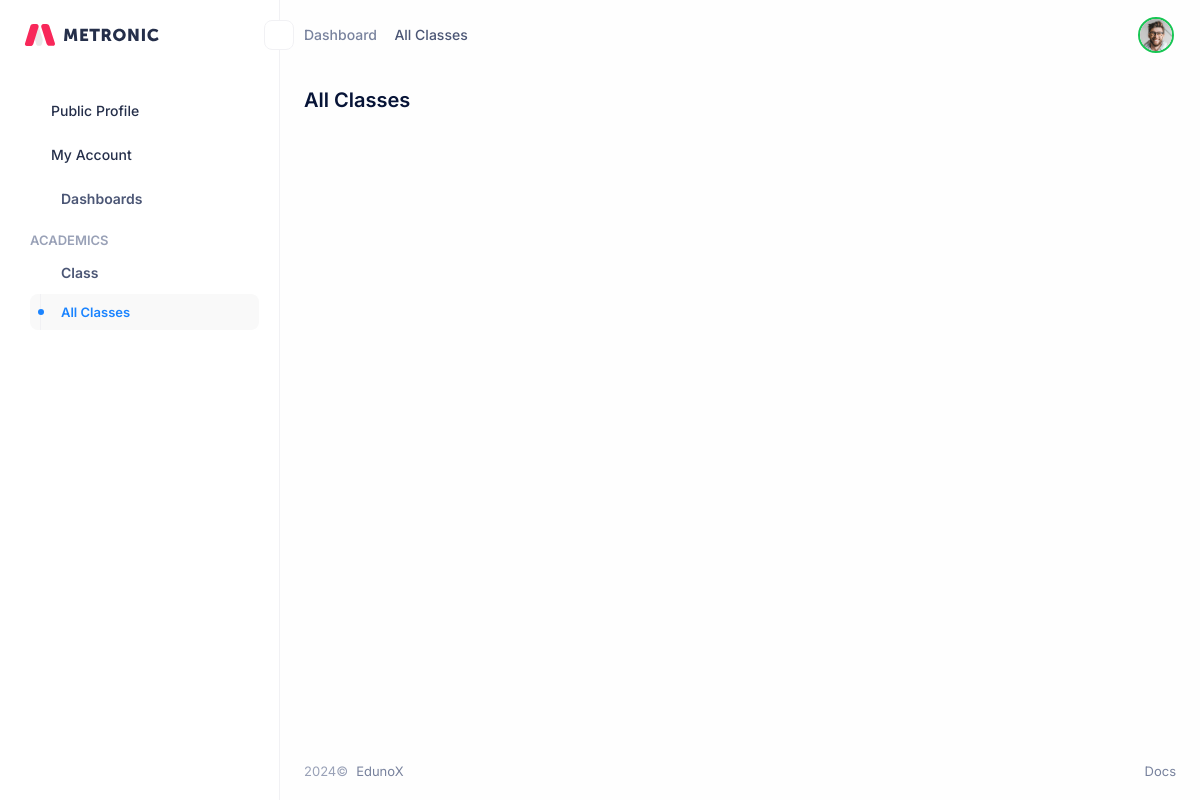
The page /classes/ on the database as committed earlier.
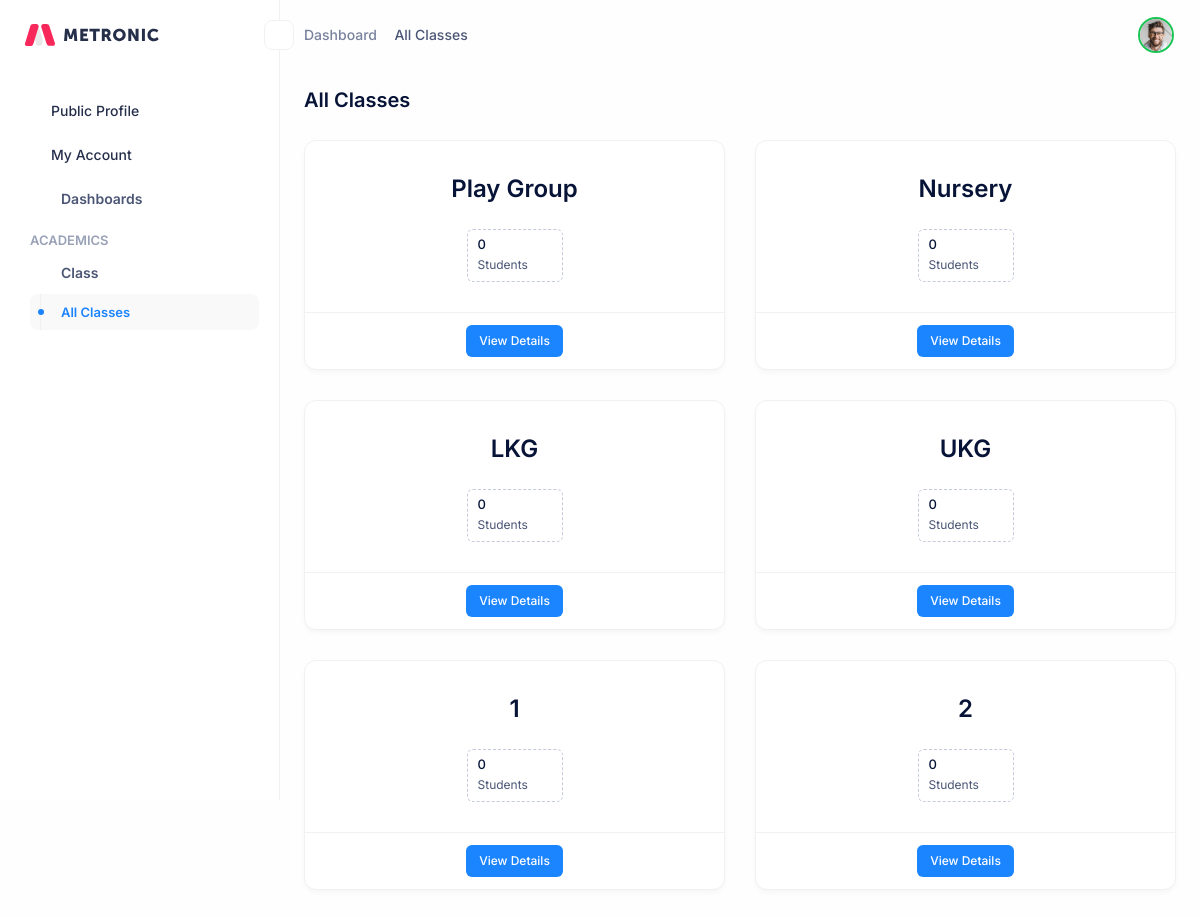
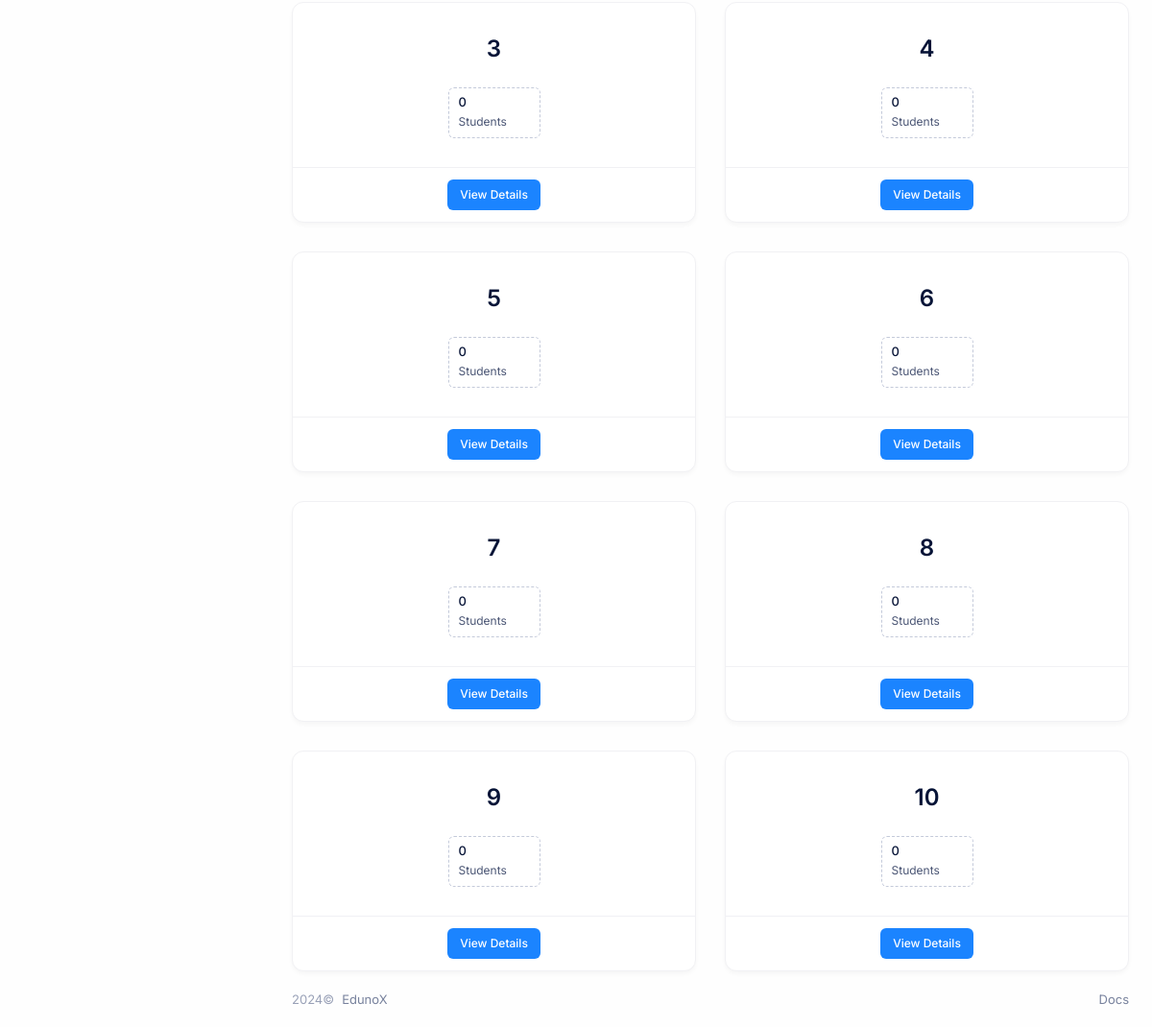
The same page on the database as committed later (2 pictures, top to bottom).
### academics/models.py (models this page shows, shortened)
class Grade(models.Model):
    name = models.CharField(max_length=50, unique=True)
    def total_student(self):
        students = StudentProfile.objects.filter(grade=self)
        return students.count()

### academics/views.py (the view)
# urls.py: path('classes/', ClassListView.as_view(), name='class_list'),
class ClassListView(TemplateView):
    template_name = 'academics/class_list.html'
    def get_context_data(self, **kwargs):
        context = super().get_context_data(**kwargs)
        grades = Grade.objects.all()
        context['grades'] = grades
        return context

### templates/academics/class_list.html (shortened to what this page needs)
{% extends 'base_site.html' %}
{% block breadcrumb %}
    <div class="flex [.header_&amp;]:below-lg:hidden items-center gap-1.25 text-xs lg:text-sm font-medium mb-2.5 lg:mb-0" data-reparent="true" data-reparent-mode="prepend|lg:prepend" data-reparent-target="#content_container|lg:#header_container">
        <span class="text-gray-600">Dashboard</span>
        <i class="ki-filled ki-right text-gray-500 text-3xs"></i>
        <span class="text-gray-700">All Classes</span>
    </div>
{% endblock breadcrumb %}
{% block content %}
    <div class="container-fixed">
        <div class="flex flex-wrap items-center lg:items-end justify-between gap-5 pb-7.5">
            <div class="flex flex-col justify-center gap-2">
                <h1 class="text-xl font-semibold leading-none text-gray-900">All Classes</h1>
            </div>
        </div>
    </div>
    <div class="container-fixed">
        <div class="flex flex-col items-stretch gap-5 lg:gap-7.5">
            <div class="flex flex-col gap-5 lg:gap-7.5" id="team_crew_card">
                <div class="grid grid-cols-1 lg:grid-cols-2 gap-5 lg:gap-7.5">
                    {% for grade in grades %}
                        <div class="card">
                            <div class="card-body lg:pt-9 lg:pb-7.5">
                                <h2 class="text-2xl font-semibold leading-none text-gray-900 text-center mb-7">{{ grade.name }}</h2>
                                <div class="flex items-center justify-center flex-wrap gap-2 lg:gap-5">
                                    <div class="grid grid-cols-1 gap-1.5 border-[0.5px] border-dashed border-gray-400 rounded-md px-2.5 py-2 shrink-0 min-w-24 max-w-auto">
                                        <span class="text-gray-900 text-2sm leading-none font-medium">{{ grade.total_student }}</span>
                                        <span class="text-gray-700 text-xs">Students</span>
                                    </div>
                                </div>
                            </div>
                            <div class="card-footer justify-center">
                                <a href="{% url 'class_details' grade.pk %}" class="btn btn-primary btn-sm">View Details</a>
                            </div>
                        </div>
                    {% endfor %}
                </div>
            </div>
        </div>
    </div>
{% endblock content %}

### templates/base_site.html (shortened to what this page needs)
{% extends 'base.html' %}
{% block main %}
<div class="flex grow">
    <div class="sidebar dark:bg-coal-600 bg-light border-r border-r-gray-200 dark:border-r-coal-100 fixed top-0 bottom-0 z-20 hidden lg:flex flex-col items-stretch shrink-0" data-drawer="true" data-drawer-class="drawer drawer-start top-0 bottom-0" data-drawer-enable="true|lg:false" id="sidebar">
        <div class="sidebar-header hidden lg:flex items-center relative justify-between px-3 lg:px-6 shrink-0" id="sidebar_header">
            <a class="dark:hidden" href="{% url 'dashboard' %}">
                <img class="default-logo min-h-[22px] max-w-none" src="/static/media/app/default-logo.svg"/>
            </a>
            <button class="btn btn-icon btn-icon-md size-[30px] rounded-lg border border-gray-200 dark:border-gray-300 bg-light text-gray-500 hover:text-gray-700 toggle absolute left-full top-2/4 -translate-x-2/4 -translate-y-2/4" data-toggle="body" data-toggle-class="sidebar-collapse" id="sidebar_toggle">
            </button>
        </div>
        <div class="sidebar-content flex grow shrink-0 py-5 pr-2" id="sidebar_content">
            <div class="scrollable-y-hover grow shrink-0 flex pl-2 lg:pl-5 pr-1 lg:pr-3" data-scrollable="true" data-scrollable-dependencies="#sidebar_header" data-scrollable-height="auto" data-scrollable-offset="0px" data-scrollable-wrappers="#sidebar_content" id="sidebar_scrollable">
                <div class="menu flex flex-col grow gap-0.5" data-menu="true" data-menu-accordion-expand-all="false" id="sidebar_menu">
                    <div class="menu-item here menu-item-accordion" data-menu-item-toggle="accordion" data-menu-item-trigger="click">
                        <div class="menu-link flex items-center grow cursor-pointer border border-transparent gap-[10px] ps-[10px] pe-[10px] py-[6px]"
                            tabindex="0">
                            <span class="menu-icon items-start text-gray-500 dark:text-gray-400 w-[20px]">
                                <i class="ki-filled ki-profile-circle text-lg">
                                </i>
                            </span>
                            <span
                                class="menu-title text-sm font-medium text-gray-800 menu-item-active:text-primary menu-link-hover:!text-primary">
                                Public Profile
                            </span>
                            <span class="menu-arrow text-gray-400 w-[20px] shrink-0 justify-end ms-1 me-[-10px]">
                                <i class="ki-filled ki-plus text-2xs menu-item-show:hidden">
                                </i>
                            </span>
                        </div>
                    </div>
                    <div class="menu-item menu-item-accordion" data-menu-item-toggle="accordion" data-menu-item-trigger="click">
                        <div class="menu-link flex items-center grow cursor-pointer border border-transparent gap-[10px] ps-[10px] pe-[10px] py-[6px]"
                            tabindex="0">
                            <span class="menu-icon items-start text-gray-500 dark:text-gray-400 w-[20px]">
                                <i class="ki-filled ki-setting-2 text-lg">
                                </i>
                            </span>
                            <span
                                class="menu-title text-sm font-medium text-gray-800 menu-item-active:text-primary menu-link-hover:!text-primary">
                                My Account
                            </span>
                            <span class="menu-arrow text-gray-400 w-[20px] shrink-0 justify-end ms-1 me-[-10px]">
                                <i class="ki-filled ki-plus text-2xs menu-item-show:hidden">
                                </i>
                            </span>
                        </div>
                    </div>
                    {% with request.resolver_match.url_name as url %}
                        <div class="menu-item {% if url == 'dashboard' %}active{% endif %}">
                            <a href="{% url 'dashboard' %}" class="menu-link flex items-center grow cursor-pointer border border-transparent gap-[10px] pl-[10px] pr-[10px] py-[6px]" tabindex="0">
                                <span class="menu-icon items-start text-gray-500 dark:text-gray-400 w-[20px]"><i class="ki-filled ki-element-11 text-lg"></i></span>
                                <span class="menu-title text-sm font-semibold text-gray-700 menu-item-active:text-primary menu-link-hover:!text-primary">Dashboards</span>
                            </a>
                        </div>
                        <div class="menu-item pt-2.25 pb-px">
                            <span class="menu-heading uppercase pl-[10px] pr-[10px] text-2sm font-semibold text-gray-500">ACADEMICS</span>
                        </div>
                        <div class="menu-item menu-item-accordion {% if url == 'class_list' %}here show{% endif %}" data-menu-item-toggle="accordion" data-menu-item-trigger="click">
                            <div class="menu-link flex items-center grow cursor-pointer border border-transparent gap-[10px] pl-[10px] pr-[10px] py-[6px]" tabindex="0">
                                <span class="menu-icon items-start text-gray-500 dark:text-gray-400 w-[20px]"><i class="ki-filled ki-element-11 text-lg"></i></span>
                                <span class="menu-title text-sm font-semibold text-gray-700 menu-item-active:text-primary menu-link-hover:!text-primary">Class</span>
                                <span class="menu-arrow text-gray-400 w-[20px] shrink-0 justify-end ml-1 mr-[-10px]"><i class="ki-filled ki-minus text-2xs hidden menu-item-show:inline-flex"></i></span>
                            </div>
                            <div class="menu-accordion gap-0.5 pl-[10px] relative before:absolute before:left-[20px] before:top-0 before:bottom-0 before:border-l before:border-gray-200">
                                <div class="menu-item {% if url == 'class_list' %}active{% endif %}">
                                    <a href="{% url 'class_list' %}" class="menu-link gap-[14px] pl-[10px] pr-[10px] py-[8px] border border-transparent items-center grow menu-item-active:bg-secondary-active dark:menu-item-active:bg-coal-300 dark:menu-item-active:border-gray-100 menu-item-active:rounded-lg hover:bg-secondary-active dark:hover:bg-coal-300 dark:hover:border-gray-100 hover:rounded-lg" tabindex="0">
                                        <span class="menu-title text-2sm font-medium text-gray-700 menu-item-active:text-primary menu-item-active:font-semibold menu-link-hover:!text-primary">All Classes</span>
                                    </a>
                                </div>
                            </div>
                        </div>
                    {% endwith %}
                </div>
            </div>
        </div>
   </div>
    <div class="wrapper flex grow flex-col">
        <header class="header fixed top-0 z-10 left-0 right-0 flex items-stretch shrink-0 bg-[#fefefe] dark:bg-coal-500" data-sticky="true" data-sticky-class="shadow-sm dark:border-b dark:border-b-coal-100" data-sticky-name="header" id="header">
            <div class="container-fixed flex justify-between items-stretch lg:gap-4" id="header_container">
                {% block breadcrumb %}{% endblock breadcrumb %}
                <div class="flex items-center gap-2 lg:gap-3.5">
                    <div class="menu" data-menu="true">
                        <div class="menu-item" data-menu-item-offset="20px, 10px" data-menu-item-placement="bottom-end" data-menu-item-toggle="dropdown" data-menu-item-trigger="click|lg:click">
                            <div class="menu-toggle btn btn-icon rounded-full">
                                <img alt="" class="size-9 rounded-full border-2 border-success shrink-0" src="/static/media/avatars/300-2.png">
                            </div>
                        </div>
                    </div>
                </div>
            </div>
        </header>
        <main class="grow content pt-5" id="content" role="content">
            {% block content %}
            {% endblock content %}
        </main>
        <footer class="footer">
            <div class="container-fixed">
                <div class="flex flex-col md:flex-row justify-center md:justify-between items-center gap-3 py-5">
                    <div class="flex order-2 md:order-1 gap-2 font-normal text-2sm">
                            <span class="text-gray-500">2024©</span>
                            <a class="text-gray-600 hover:text-primary" href="#">EdunoX</a>
                    </div>
                    <nav class="flex order-1 md:order-2 gap-4 font-normal text-2sm text-gray-600">
                            <a class="hover:text-primary" href="https://keenthemes.com/metronic/tailwind/docs">Docs</a>
                    </nav>
                </div>
            </div>
        </footer>
   </div>
</div>
{% endblock main %}

### templates/base.html (shortened to what this page needs)
<!DOCTYPE html>
<html class="h-full" data-theme="true" data-theme-mode="light" lang="en">
    <head>
    <link href="/static/vendors/apexcharts/apexcharts.css" rel="stylesheet"/>
    <link href="/static/vendors/keenicons/styles.bundle.css" rel="stylesheet"/>
    <link href="/static/css/styles.css" rel="stylesheet"/>
    </head>
 <body class="flex h-full demo1 sidebar-fixed header-fixed bg-[#fefefe] dark:bg-coal-500">
   {% block main %}
   {% endblock main %}
 </body>
</html>

Rows that differ between the two databases and show on the page:
added Grade: name "Play Group", total_student "0"
added Grade: name "Nursery", total_student "0"
added Grade: name "LKG", total_student "0"
added Grade: name "UKG", total_student "0"
added Grade: name "1", total_student "0"
added Grade: name "2", total_student "0"
added Grade: name "3", total_student "0"
added Grade: name "4", total_student "0"
added Grade: name "5", total_student "0"
added Grade: name "6", total_student "0"
added Grade: name "7", total_student "0"
added Grade: name "8", total_student "0"
added Grade: name "9", total_student "0"
added Grade: name "10", total_student "0"
